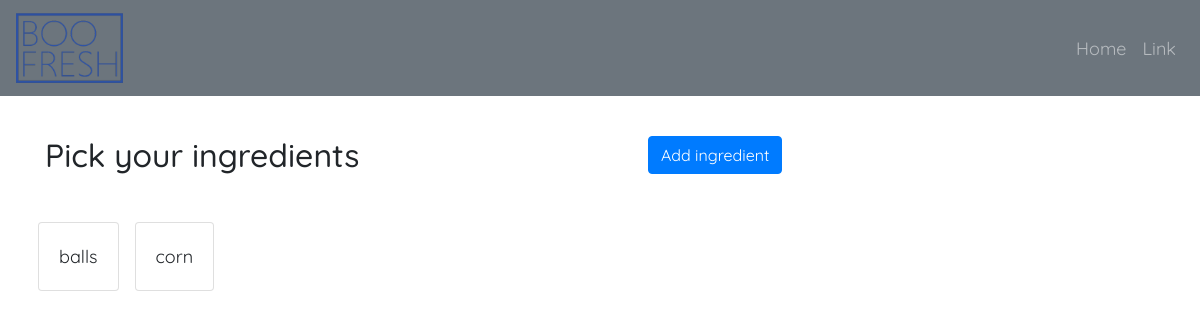
The page /ingredients on the database as committed earlier.
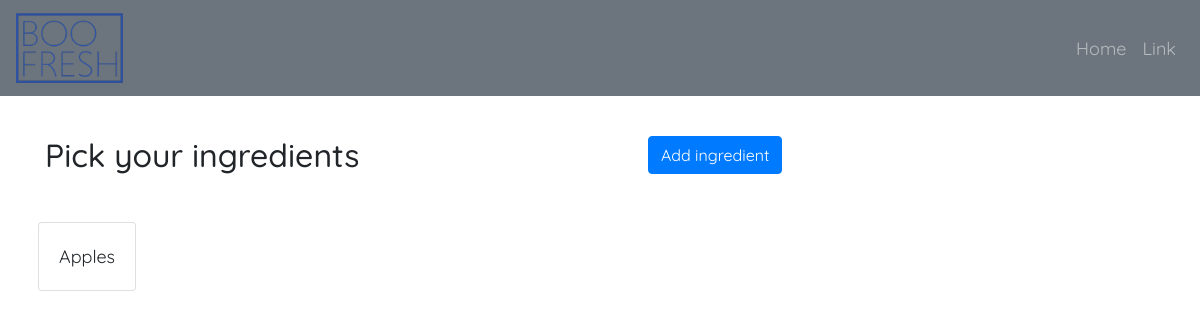
The same page on the database as committed later.
### flaskdriver/models.py (models this page shows)
class Ingredient(db.Model):
    id = db.Column(db.Integer, primary_key=True, unique=True)
    name = db.Column(db.String(120))

### flaskdriver/main/routes.py (the view)
@main.route("/ingredients", methods=['GET', 'POST'])
def pick_ingredients():
    title = "Pick the groceries you want to get"
    form = AddIngredientForm()
    if form.validate_on_submit():
        new_item = Ingredient(name=form.name.data)
        db.session.add(new_item)
        db.session.commit()
        return redirect(url_for('main.pick_ingredients'))
    ingredients = Ingredient.query.order_by(Ingredient.name).all()
    return render_template("pick_ingredients.html", title=title, ingredients=ingredients, form=form)

### flaskdriver/templates/pick_ingredients.html (shortened to what this page needs)
{% extends "layout.html" %}
{% block content %}
<div id="ingredients-div" class="container">
    <div class="row">
            <h2 class="col-md-6">Pick your ingredients</h2>
            <div class="col-md-6 pl-5 mb-5">
                <button type="button" class="btn btn-primary" data-toggle="modal" data-target="#exampleModal">Add ingredient</button>
            </div>
    </div>
    <div class="row border-primary">
        {% for item in ingredients %}
                <div class="card mx-2">
                    <div class="card-body">
                        <p class="card-text">{{ item.name }}</p>
                    </div>
                </div>
        {% endfor %}
    </div>
</div>
{% endblock content %}

### flaskdriver/templates/layout.html (shortened to what this page needs)
<!DOCTYPE html>
<html>
<head>
    <link rel="stylesheet" href="https://stackpath.bootstrapcdn.com/bootstrap/4.3.1/css/bootstrap.min.css">
    <link rel="stylesheet" type="text/css" href="{{ url_for('static', filename = 'main.css') }}">
</head>
<body>
        <nav class="navbar navbar-expand-md bg-secondary navbar-dark">
                <a href="{{ url_for('main.home') }}"><img id="nav-img" class="navbar-brand" src="{{ url_for('static', filename='images/tempFreshLogo.png') }}"></img></a>
                <div class="collapse navbar-collapse" id="navbarSupportedContent">
                    <ul class="navbar-nav ml-auto">
                        <li class="nav-item">
                            <a class="nav-link" href="{{ url_for('main.home') }}">Home</a>
                        </li>
                        <li class="nav-item">
                            <a class="nav-link" href="#">Link</a>
                        </li>
                    </ul>
                </div>
        </nav>
    {% block content %}
    {% endblock content %}
</body>
</html>

### flaskdriver/static/main.css (style rules this page uses)
body { font-family: "Quicksand"; font-size: 18px; }
.navbar-brand { font-size: 2.0em; }
#nav-img { height: 10vh; }
#ingredients-div { margin-top: 5vh; }

Rows that differ between the two databases and show on the page:
removed Ingredient: name "balls"
changed Ingredient: name "corn" → "Apples"
